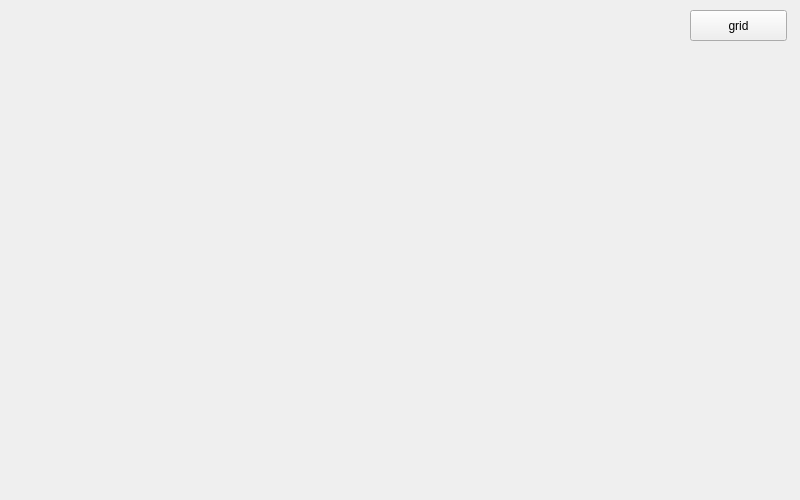
<?xml version="1.0" encoding="UTF-8"?>
<ui version="4.0">
 <class>MainWindow</class>
 <widget class="QMainWindow" name="MainWindow">
  <property name="geometry">
   <rect>
    <x>0</x>
    <y>0</y>
    <width>800</width>
    <height>500</height>
   </rect>
  </property>
  <property name="windowTitle">
   <string>MainWindow</string>
  </property>
  <widget class="QWidget" name="centralWidget">
   <widget class="ModelViewer" name="viewer" native="true">
    <property name="geometry">
     <rect>
      <x>10</x>
      <y>10</y>
      <width>671</width>
      <height>481</height>
     </rect>
    </property>
   </widget>
   <widget class="QPushButton" name="pushButtonGrid">
    <property name="geometry">
     <rect>
      <x>690</x>
      <y>10</y>
      <width>97</width>
      <height>31</height>
     </rect>
    </property>
    <property name="text">
     <string>grid</string>
    </property>
   </widget>
  </widget>
 </widget>
 <layoutdefault spacing="6" margin="11"/>
 <customwidgets>
  <customwidget>
   <class>ModelViewer</class>
   <extends>QWidget</extends>
   <header>modelviewer.h</header>
   <container>1</container>
  </customwidget>
 </customwidgets>
 <resources/>
 <connections/>
</ui>
